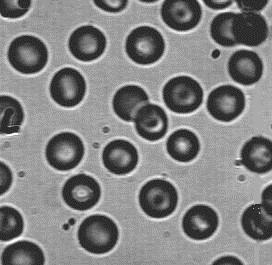
%> input picture Tmunot_HW2/blood.jpg, 272 x 265 px
$ octave Q3.m   (GNU Octave 9; MATLAB toolbox functions it lacks are replaced by stand-ins)
%> lines starting %> are read from the running program, lines starting %| are printed output that depends on the picture
%Q3
clear all; clc;
im1 =double(rgb2gray(imread('blood.jpg')));
%> im1: size 265x272 double; min 23, max 255, mean 129.4
im2 =double(rgb2gray(imread('blood_corrupted.jpg')));
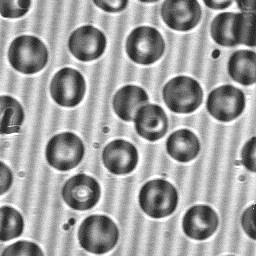
%> input picture Tmunot_HW2/blood_corrupted.jpg, 256 x 256 px
%> im2: size 256x256 double; min 27, max 255, mean 158.9
sz = size(im1);X = zeros(sz);[dim1,dim2]=size(im2);
%> after `sz = size(im1)`: sz = [265 272]
%> after `[dim1,dim2]=size(im2)`: dim1 = 256; dim2 = 256
X(1:dim1,1:dim2) = im2;im3 = X - im1;im4 = imcrop(im3,[1 1 dim1-1 dim2-1]);
%> after `X(1:dim1,1:dim2) = im2`:
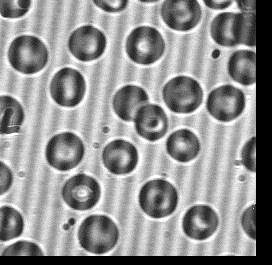
%> X: size 265x272 double; min 0, max 255, mean 144.5
%> after `im3 = X - im1`:
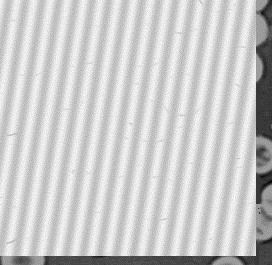
%> im3: size 265x272 double; min -242, max 80, mean 15.1; drawn with min black and max white
%> after `im4 = imcrop(im3,[1 1 dim1-1 dim2-1])`:
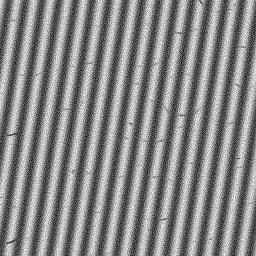
%> im4: size 256x256 double; min -29, max 80, mean 29.2; drawn with min black and max white
f = log(1+abs(fftshift(fft2(im4))));
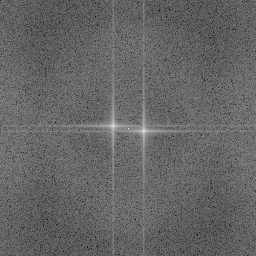
%> f: size 256x256 double; min 2.14, max 14.47, mean 7.04; drawn with min black and max white
figure(1);
subplot(2,2,1);imshow(im1,[]);title('Original');
subplot(2,2,2);imshow(im2,[]);title('Corrupted')
subplot(2,2,3);imshow(im4,[]);title('Two Dimentional Sine Noise');
%Fourier Transform for intuition
%subplot(2,2,4);imshow(f,[]);title('Fourier Transform');
